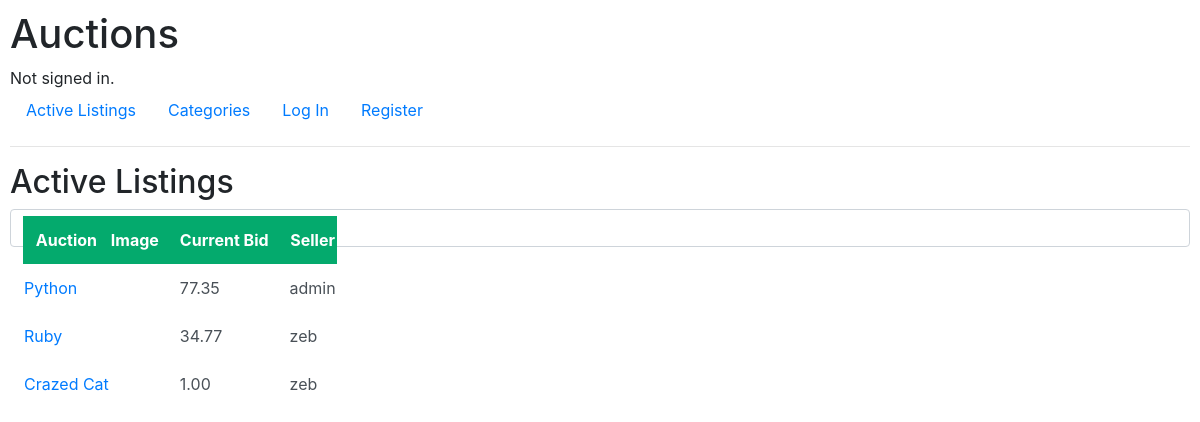
The page / on the database its author committed.
### auctions/models.py (models this page shows, shortened)
class Auction(models.Model):
    user = models.ForeignKey(User,
                        on_delete=models.CASCADE)
    title = models.CharField(max_length=200)
    category = models.ForeignKey('Category',
                        verbose_name='category', blank=True,
                        on_delete=models.CASCADE)
    description = models.CharField(max_length=100)
    starting_bid = models.DecimalField(default=1.00,
                        null=True, max_digits=19, decimal_places=2)
    image_url = models.URLField(default=None,
                        max_length=40000, blank=True)
    active = models.BooleanField(default=True)

class User(AbstractUser):
    watchlist = models.ManyToManyField('Auction', verbose_name='auction',
                        related_name='watchlist')

### auctions/views.py (the view)
# urls.py: path('', views.index, name='index'),
def index(request):
    return render(request, "auctions/index.html", {
            "auctions": return_active_auctions()
    })

### auctions/utils.py (called while the page is built)
def return_active_auctions():
    auctions = Auction.objects.all()
    auctions = [auction for auction in auctions if auction.active]
    for auction in auctions:
        auction.current_bid = return_highest_bid(auction.id)
    return auctions

def return_highest_bid(auction):
    auction_object = Auction.objects.get(id=auction)
    current_bid = auction_object.starting_bid
    try:
        max_bid = Bid.objects.filter(auction=auction).aggregate(max_bid = Max('bid_amount'))
        if max_bid['max_bid']:
            current_bid = max_bid['max_bid']
            return current_bid
    except Bid.DoesNotExist:
        pass
    return current_bid

### auctions/templates/auctions/index.html
{% extends "auctions/layout.html" %}
{% block body %}
    <h2>Active Listings</h2>
<table class="form-control">
    <tr>
        <th>Auction</th>
        <th>Image</th>
        <th class='rightcolumn'>Current Bid</th>
        <th class='rightcolumn'>Seller</th>
    </tr>
    {% for auction in auctions %}
    <tr>
        <td><a href="{% url 'auction' auction.id %}">{{ auction.title }}</a></td>
        <td><img src="{{ auction.image_url }}" alt=""></td>
        <td class='rightcolumn'>{{ auction.current_bid|floatformat:2 }}</td>
        <td class='rightcolumn'>{{ auction.user }}</td>
    </tr>
    {% endfor %}
</table>
{% endblock %}

### auctions/static/auctions/styles.css (style rules this page uses)
body { padding: 10px; }
td, tr { padding-top: 12px; padding-bottom: 12px; text-align: left; }
.rightcolumn { padding-left: 20px; }
th { padding-top: 12px; padding-bottom: 12px; text-align: center; background-color: #04AA6D; color: white; }

### rows shown on the page
Auction: title "Python", current_bid "77.35", user "admin"
Auction: title "Ruby", current_bid "34.77", user "zeb"
Auction: title "Crazed Cat", current_bid "1.00", user "zeb"
